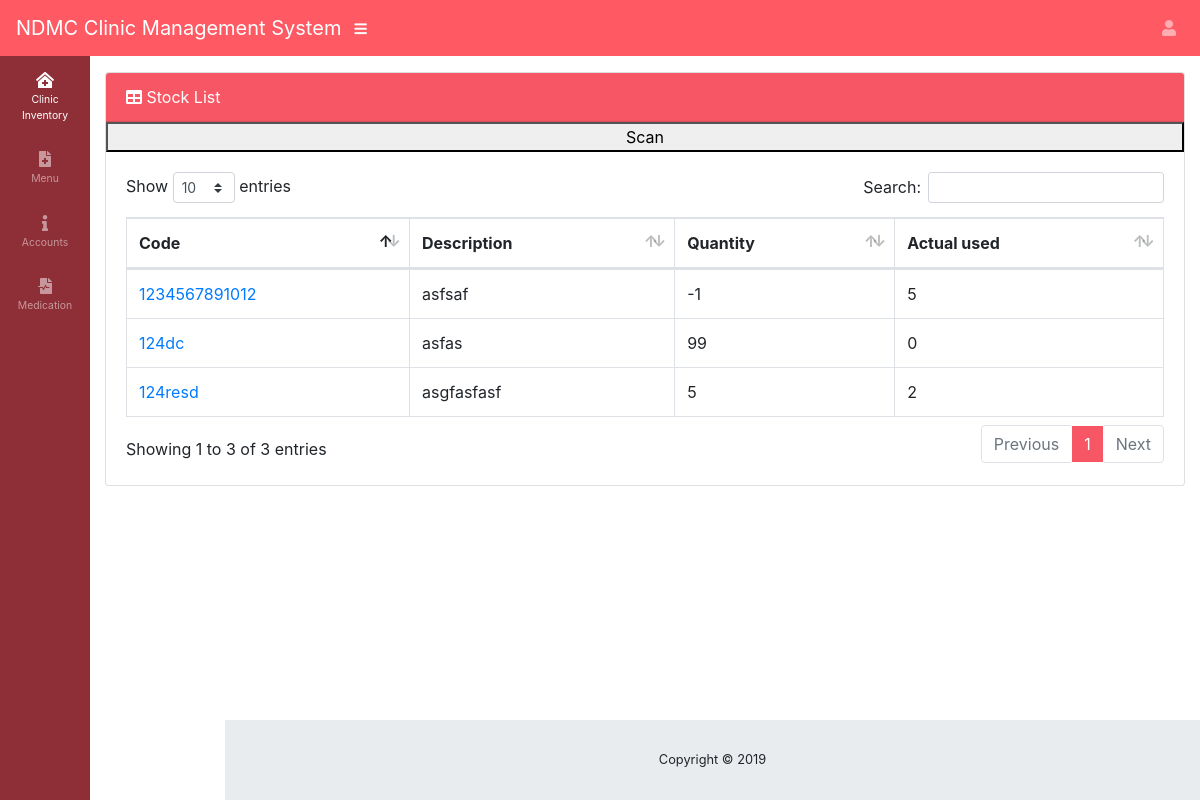
Page /medical/ (signed in) on the earlier database version.
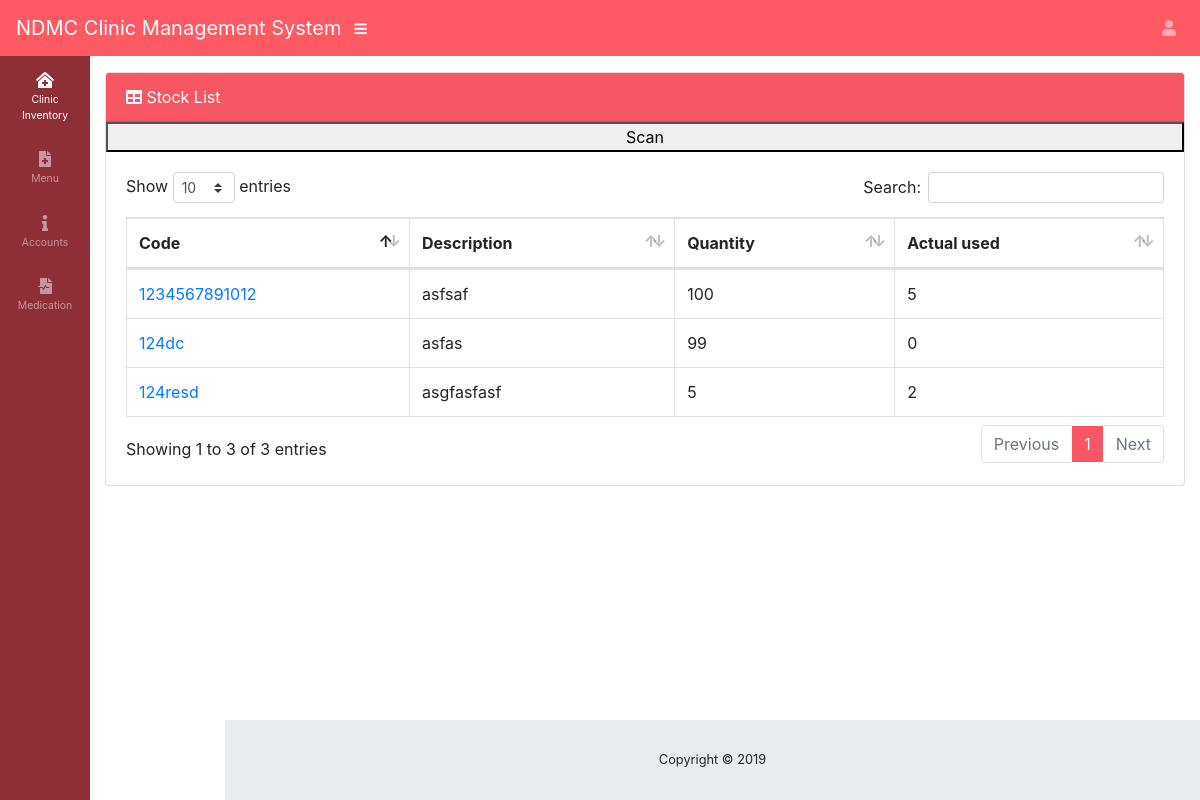
Same page on the later database version.
### medical/models.py (models this page shows, shortened)
class Stock(models.Model):
    user                    = models.ForeignKey(User, on_delete=models.CASCADE)
    barcode                 = models.ImageField(upload_to='media')
    number                  = models.CharField(max_length=255)
    description             = models.TextField()
    quantity                = models.IntegerField()
    actual_used             = models.IntegerField()
    date_created            = models.DateTimeField(auto_now_add=True)
    date_modified           = models.DateTimeField(auto_now=True)

### medical/views.py (the view)
# urls.py: 2. Add a URL to urlpatterns:  path('', Home.as_view(), name='home')
class Home(LoginRequiredMixin, View):
    def get(self, request, *args, **kwargs):
        post = Stock.objects.all()
        context = {
            'post': post,
        }
        return render(request, 'clinic/stock-list.html', context)

### templates/clinic/stock-list.html (shortened to what this page needs)
{% extends 'base.html' %}
{% load staticfiles %}
{% block content %}
<head>
  <link rel="stylesheet" href="{% static 'css/barcode.css' %}" />
</head>
<body id="page-top">
    <div id="content-wrapper">
      <div class="container-fluid">
        <div class="card mb-3">
          <div class="card-header">
            <i class="fas fa-table"></i>
            Stock List</div>
            <button onclick="myFunction()">Scan</button>
          <div class="card-body">
            <div class="table-responsive">
              <table class="table table-bordered" id="dataTable" width="100%" cellspacing="0">
                <thead>
                  <tr>
                    <th>Code</th>
                    <th>Description</th>
                    <th>Quantity</th>
                    <th>Actual used</th>
                  </tr>
                </thead>
                <tbody>
                  {% if post %}
                    {% for post in post %}
                      <tr>
                        <td><a href="{% url 'medical:stock-detail' post.number %}">{{ post.number }}</a></td>
                        <td>{{ post.description }}</td>
                        <td>{{ post.quantity }}</td>
                        <td>{{ post.actual_used }}</td>
                      </tr>
                  {% endfor %}
                {% endif %}
                </tbody>
              </table>
            </div>
          </div>
        </div>
      </div>
      <footer class="sticky-footer">
        <div class="container my-auto">
          <div class="copyright text-center my-auto">
            <span>Copyright © 2019</span>
          </div>
        </div>
      </footer>
    </div>
  </div>
{% endblock %}

Differences in the rows shown:
changed Stock "asfsaf": quantity "-1" → "100"
